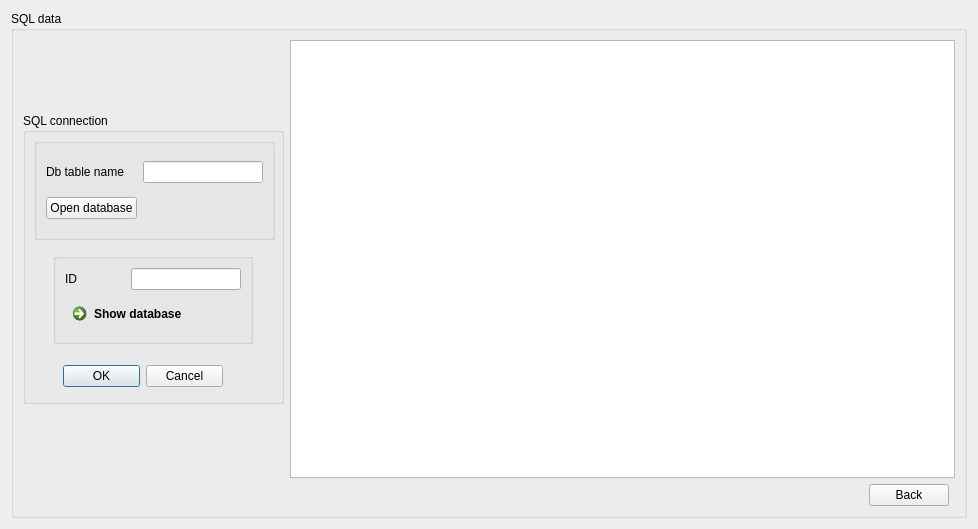
<?xml version="1.0" encoding="UTF-8"?>
<ui version="4.0">
 <class>SqlConnection</class>
 <widget class="QDialog" name="SqlConnection">
  <property name="geometry">
   <rect>
    <x>0</x>
    <y>0</y>
    <width>978</width>
    <height>529</height>
   </rect>
  </property>
  <property name="windowTitle">
   <string>Dialog</string>
  </property>
  <layout class="QGridLayout" name="gridLayout_3">
   <item row="0" column="1">
    <widget class="QGroupBox" name="groupBox_2">
     <property name="sizePolicy">
      <sizepolicy hsizetype="Preferred" vsizetype="Expanding">
       <horstretch>0</horstretch>
       <verstretch>0</verstretch>
      </sizepolicy>
     </property>
     <property name="maximumSize">
      <size>
       <width>16777215</width>
       <height>16777215</height>
      </size>
     </property>
     <property name="title">
      <string>SQL data</string>
     </property>
     <layout class="QGridLayout" name="gridLayout_4">
      <item row="0" column="1" colspan="3">
       <widget class="QTableView" name="tableView">
        <property name="contextMenuPolicy">
         <enum>Qt::ActionsContextMenu</enum>
        </property>
        <property name="selectionBehavior">
         <enum>QAbstractItemView::SelectRows</enum>
        </property>
       </widget>
      </item>
      <item row="1" column="2">
       <widget class="QPushButton" name="pushButton">
        <property name="minimumSize">
         <size>
          <width>80</width>
          <height>0</height>
         </size>
        </property>
        <property name="text">
         <string>Back</string>
        </property>
       </widget>
      </item>
      <item row="1" column="1">
       <spacer name="horizontalSpacer">
        <property name="orientation">
         <enum>Qt::Horizontal</enum>
        </property>
        <property name="sizeHint" stdset="0">
         <size>
          <width>40</width>
          <height>20</height>
         </size>
        </property>
       </spacer>
      </item>
      <item row="0" column="0">
       <widget class="QGroupBox" name="groupBox_3">
        <property name="minimumSize">
         <size>
          <width>261</width>
          <height>0</height>
         </size>
        </property>
        <property name="maximumSize">
         <size>
          <width>261</width>
          <height>291</height>
         </size>
        </property>
        <property name="title">
         <string>SQL connection</string>
        </property>
        <widget class="QGroupBox" name="groupBox">
         <property name="geometry">
          <rect>
           <x>11</x>
           <y>25</y>
           <width>241</width>
           <height>102</height>
          </rect>
         </property>
         <property name="minimumSize">
          <size>
           <width>0</width>
           <height>0</height>
          </size>
         </property>
         <property name="maximumSize">
          <size>
           <width>16777215</width>
           <height>16777215</height>
          </size>
         </property>
         <property name="title">
          <string/>
         </property>
         <layout class="QGridLayout" name="gridLayout">
          <item row="0" column="0">
           <widget class="QLabel" name="label_7">
            <property name="text">
             <string>Db table name</string>
            </property>
           </widget>
          </item>
          <item row="0" column="1">
           <widget class="QLineEdit" name="dbEntry">
            <property name="text">
             <string/>
            </property>
           </widget>
          </item>
          <item row="1" column="0">
           <widget class="QPushButton" name="pushButton_2">
            <property name="text">
             <string>Open database</string>
            </property>
           </widget>
          </item>
         </layout>
        </widget>
        <widget class="QDialogButtonBox" name="buttonBox">
         <property name="geometry">
          <rect>
           <x>40</x>
           <y>250</y>
           <width>160</width>
           <height>26</height>
          </rect>
         </property>
         <property name="orientation">
          <enum>Qt::Horizontal</enum>
         </property>
         <property name="standardButtons">
          <set>QDialogButtonBox::Cancel|QDialogButtonBox::Ok</set>
         </property>
        </widget>
        <widget class="QGroupBox" name="groupBox_4">
         <property name="geometry">
          <rect>
           <x>30</x>
           <y>140</y>
           <width>200</width>
           <height>91</height>
          </rect>
         </property>
         <property name="sizePolicy">
          <sizepolicy hsizetype="Preferred" vsizetype="Minimum">
           <horstretch>0</horstretch>
           <verstretch>0</verstretch>
          </sizepolicy>
         </property>
         <property name="title">
          <string/>
         </property>
         <layout class="QGridLayout" name="gridLayout_2">
          <item row="0" column="0">
           <layout class="QHBoxLayout" name="horizontalLayout">
            <item>
             <widget class="QLabel" name="label_4">
              <property name="text">
               <string>ID</string>
              </property>
             </widget>
            </item>
            <item>
             <widget class="QLineEdit" name="ID">
              <property name="maximumSize">
               <size>
                <width>110</width>
                <height>24</height>
               </size>
              </property>
              <property name="toolTip">
               <string>ID of measurement</string>
              </property>
              <property name="echoMode">
               <enum>QLineEdit::Normal</enum>
              </property>
             </widget>
            </item>
           </layout>
          </item>
          <item row="1" column="0">
           <widget class="QCommandLinkButton" name="commandLinkButton">
            <property name="maximumSize">
             <size>
              <width>201</width>
              <height>41</height>
             </size>
            </property>
            <property name="text">
             <string>Show database</string>
            </property>
           </widget>
          </item>
         </layout>
        </widget>
       </widget>
      </item>
     </layout>
    </widget>
   </item>
  </layout>
  <action name="actionFetchDb">
   <property name="text">
    <string>fetchDb</string>
   </property>
  </action>
  <action name="actionInsertRow">
   <property name="checkable">
    <bool>false</bool>
   </property>
   <property name="text">
    <string>insert row</string>
   </property>
   <property name="statusTip">
    <string>Insert a new row</string>
   </property>
  </action>
  <action name="actionDeleteRow">
   <property name="text">
    <string>delete row</string>
   </property>
   <property name="statusTip">
    <string>Delete a row</string>
   </property>
  </action>
  <action name="actionShowDbTable">
   <property name="text">
    <string>show Db table</string>
   </property>
  </action>
 </widget>
 <resources/>
 <connections>
  <connection>
   <sender>buttonBox</sender>
   <signal>accepted()</signal>
   <receiver>SqlConnection</receiver>
   <slot>accept()</slot>
   <hints>
    <hint type="sourcelabel">
     <x>268</x>
     <y>353</y>
    </hint>
    <hint type="destinationlabel">
     <x>157</x>
     <y>274</y>
    </hint>
   </hints>
  </connection>
  <connection>
   <sender>buttonBox</sender>
   <signal>rejected()</signal>
   <receiver>SqlConnection</receiver>
   <slot>reject()</slot>
   <hints>
    <hint type="sourcelabel">
     <x>270</x>
     <y>353</y>
    </hint>
    <hint type="destinationlabel">
     <x>286</x>
     <y>274</y>
    </hint>
   </hints>
  </connection>
  <connection>
   <sender>commandLinkButton</sender>
   <signal>clicked()</signal>
   <receiver>actionFetchDb</receiver>
   <slot>trigger()</slot>
   <hints>
    <hint type="sourcelabel">
     <x>120</x>
     <y>260</y>
    </hint>
    <hint type="destinationlabel">
     <x>-1</x>
     <y>-1</y>
    </hint>
   </hints>
  </connection>
 </connections>
</ui>
